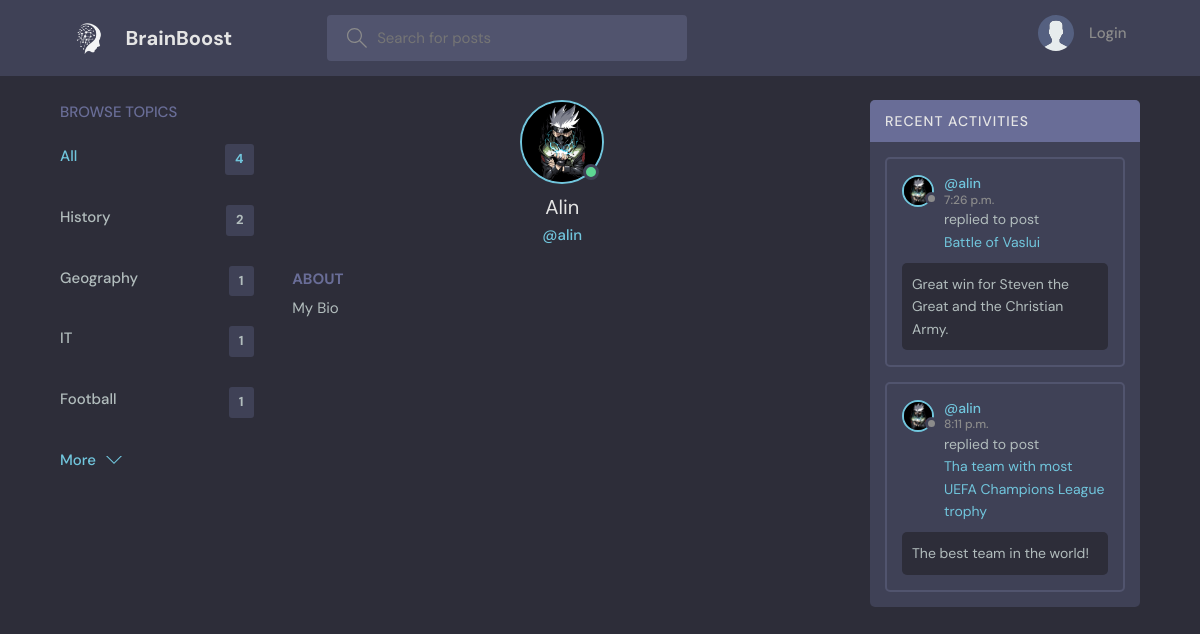
Page /profile/1/ on the committed database.
### core/models.py (models this page shows, shortened)
class Topic(models.Model):
    name = models.CharField(max_length=200)

class User(AbstractUser):
    name = models.CharField(max_length=200, null=True)
    email = models.EmailField( unique=True, null=True)
    bio = models.TextField(null=True)
    avatar = models.ImageField(null=True, default='avatar.svg')
    USERNAME_FIELD = 'email'
    REQUIRED_FIELDS = []

class Message(models.Model):
    user = models.ForeignKey(User, on_delete=models.CASCADE)
    room = models.ForeignKey(Room, on_delete=models.CASCADE)
    body = models.TextField()
    updated = models.TimeField(auto_now=True)
    created = models.TimeField(auto_now_add=True)

class Room(models.Model):
    host = models.ForeignKey(User, on_delete=models.SET_NULL, null=True)
    topic = models.ForeignKey(Topic, on_delete=models.SET_NULL, null=True)
    name = models.CharField(max_length=200)
    description = models.TextField(null=True, blank=True)
    participants = models.ManyToManyField(User, related_name='participants', blank=True)
    updated = models.TimeField(auto_now =True)
    created = models.TimeField(auto_now_add=True)
    class Meta:
        ordering = ['updated', 'created']
    def __str__(self):
        return self.name

### core/views.py (the view)
# urls.py: path('profile/<str:pk>/', views.userProfile, name="user-profile"),
def userProfile(request, pk):
    user = User.objects.get(id=pk)
    room = user.room_set.all()
    room_messages = user.message_set.all()
    topics = Topic.objects.all()
    context = {'user': user, 'room': room, 'room_messages': room_messages, 'topics': topics}
    return render(request, 'core/profile.html', context)

### core/templates/core/profile.html (shortened to what this page needs)
{% extends 'core/main.html' %}
{% block content %}
<main class="profile-page layout layout--3">
  <div class="container">
    {% include 'core/topics_component.html' %}
    <div class="roomList">
      <div class="profile">
        <div class="profile__avatar">
          <div class="avatar avatar--large active">
            <img src="{{user.avatar.url}}" />
          </div>
        </div>
        <div class="profile__info">
          <h3>{{user.name}}</h3>
          <p>@{{user.username}}</p>
        </div>
        <div class="profile__about">
          <h3>About</h3>
          <p>
            {{user.bio}}
          </p>
        </div>
      </div>
    </div>
    {% include 'core/activity_component.html' %}
    </div>
</main>
{% endblock content %}

### core/templates/core/main.html (shortened to what this page needs)
<!DOCTYPE html>
{% load static %}
<html lang="en">
<head>
    <link rel="stylesheet" href="{% static 'styles/style.css' %}" />
</head>
<body>
    {% include 'core/navbar.html' %}
    {% block content %}
    {% endblock %}
</body>
</html>

### core/templates/core/navbar.html (shortened to what this page needs)
{% load static %}
<header class="header header--loggedIn">
    <div class="container">
        <a href="{% url 'home' %}" class="header__logo">
            <img src="{% static 'images/logo.png' %}" />
            <h1>BrainBoost</h1>
        </a>
        <form class="header__search" method="GET" action="{% url 'home' %}">
            <label>
                <input name="q" placeholder="Search for posts" />
            </label>
        </form>
        <nav class="header__menu">
            {% if request.user.is_authenticated %}
            <div class="header__user">
                <a href="{% url 'user-profile' user.id %}">
                    <div class="avatar avatar--medium active">
                        <img src="{{request.user.avatar.url}}" />
                    </div>
                    <p>{{request.user.username}} <span>@{{request.user.username}}</span></p>
                </a>
                <button class="dropdown-button">
                    <svg version="1.1" xmlns="http://www.w3.org/2000/svg" width="32" height="32" viewBox="0 0 32 32">
                        <title>chevron-down</title>
                        <path d="M16 21l-13-13h-3l16 16 16-16h-3l-13 13z"></path>
                    </svg>
                </button>
            </div>
            {% else %}
            <a href="{% url 'login' %}">
                <img src="{% static 'images/avatar.svg' %}" />
                <p>Login</p>
            </a>
            {% endif %}
        </nav>
    </div>
</header>

### core/templates/core/topics_component.html
<div class="topics">
    <div class="topics__header">
        <h2>Browse Topics</h2>
    </div>
    <ul class="topics__list">
        <li>
            <a href="{% url 'home' %}" class="active">All <span>{{topics.count}}</span></a>
        </li>
        {% for topic in topics %}
        <li>
            <a href="{% url 'home' %}?q={{topic.name}}">{{topic.name}}<span>{{topic.room_set.all.count}}</span></a>
        </li>
        {% endfor %}
    </ul>
    <a class="btn btn--link" href="{% url 'topics' %}">
        More
        <svg version="1.1" xmlns="http://www.w3.org/2000/svg" width="32" height="32" viewBox="0 0 32 32">
            <title>chevron-down</title>
            <path d="M16 21l-13-13h-3l16 16 16-16h-3l-13 13z"></path>
        </svg>
    </a>
</div>

### core/templates/core/activity_component.html (shortened to what this page needs)
<div class="activities">
    <div class="activities__header">
        <h2>Recent Activities</h2>
    </div>
    {% for message in room_messages %}
    <div class="activities__box">
        <div class="activities__boxHeader roomListRoom__header">
            <a href="{% url 'user-profile' message.user.id %}" class="roomListRoom__author">
                <div class="avatar avatar--small">
                    <img src="{{message.user.avatar.url}}" />
                </div>
                <p>
                    @{{message.user.username}}
                    <span>{{message.created}} </span>
                </p>
            </a>
        </div>
        <div class="activities__boxContent">
            <p>replied to post <a href="{% url 'room' message.room.id %}">{{message.room}}</a></p>
            <div class="activities__boxRoomContent">{{message.body}}</div>
        </div>
    </div>
    {% endfor %}
</div>

### rows in the picture
Topic: name "History", room_set.all.count "2"
Topic: name "Geography", room_set.all.count "1"
Topic: name "IT", room_set.all.count "1"
Topic: name "Football", room_set.all.count "1"
User: avatar (picture), name "Alin", username "alin", bio "My Bio"
Message: user.avatar (picture), user.username "alin", created "7:26 p.m.", room "Battle of Vaslui", body "Great win for Steven the Great and the Christian Army."
Message: user.avatar (picture), user.username "alin", created "8:11 p.m.", room "Tha team with most UEFA Champions League trophy", body "The best team in the world!"

### other values in the picture
{{ topics.count }} "4"
